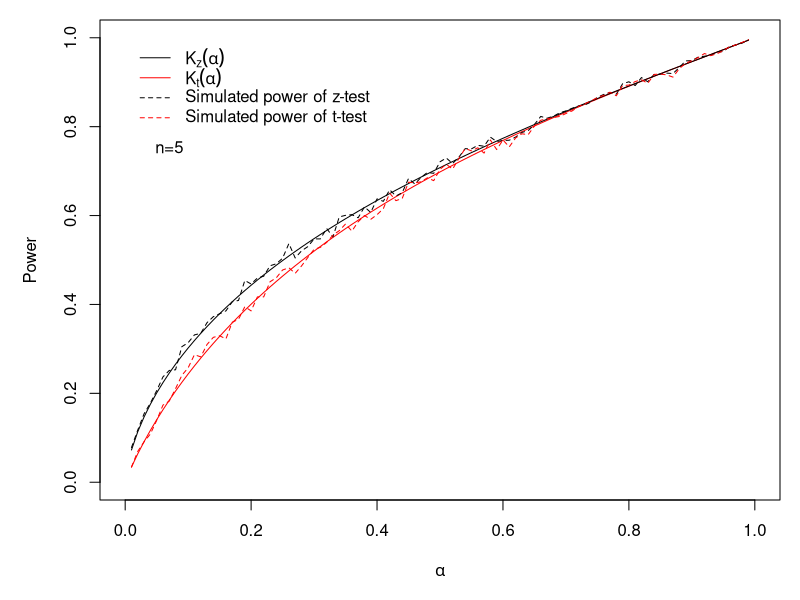

Write R code to recreate this figure.

#===================================================
pdf(file="ROC-simulation.pdf", width=7.5, height=7.5)
par(mfrow=c(1,1), mar=c(5, 5, 1, 1), omi=c(0,0,0,0) )
#---------------------------------------------------

# Power function :  Assuming sigma=known
Kz = function(mu, alpha, mu0, sigma, n) {
    z.cut = qnorm(1-alpha/2)
    tmp = (mu-mu0)/(sigma/sqrt(n))
    pnorm(z.cut + tmp, lower.tail=FALSE) + pnorm(-z.cut + tmp)
}

# Power function :  Assuming sigma = unknown
Kt = function(mu, alpha, mu0, sigma, n) {
    t.cut = qt(1-alpha/2,df=n-1)
    ncp = (mu-mu0)/(sigma/sqrt(n))
    pt(t.cut,df=n-1,ncp=ncp, lower.tail=FALSE) + pt(-t.cut,df=n-1,ncp=ncp)
}


#===================================================
# Plot: Comparing ROC of z-test and t-test 
# --------------------------------------------------

mu0 = 0.5; mu1 = 1; sigma=1; n = 5
ALPHA=seq(0.01,0.99, by=0.01)

# Theoretical curves
powerz = Kz(mu1, alpha=ALPHA, mu0=mu0, sigma=sigma, n=n)
powert = Kt(mu1, alpha=ALPHA, mu0=mu0, sigma=sigma, n=n)
 
 plot(ALPHA, powert, xlim=c(0,1),  ylim=c(0,1), type="l", col="red",
      xlab=expression(alpha), ylab="Power", lty=1)
lines(ALPHA, powerz,  col="black", lty=1)

# Simulation approaches
iter = 2000
nALPHA = length(ALPHA)
sim.powerz <- sim.powert <- numeric(nALPHA)

for ( j in 1:nALPHA ) {
    z.cut = qnorm(1-ALPHA[j]/2)
    t.cut = qt(1-ALPHA[j]/2, df=n-1)
    for ( i in 1:iter ) {
        x = rnorm(n, mean=mu1, sd=sigma)
   
        # sigma is known.
        test.stat =  abs((mean(x)-mu0)/(sigma/sqrt(n)))
        if (test.stat>z.cut) sim.powerz[j] = sim.powerz[j] + 1/iter

        # sigma is UNKNOWN
        test.stat =  abs((mean(x)-mu0)/(sd(x)/sqrt(n)))
        if (test.stat>t.cut) sim.powert[j] = sim.powert[j] + 1/iter
    }
}

lines(ALPHA, sim.powerz, lty=2, lwd=1.0, col="black")
lines(ALPHA, sim.powert, lty=2, lwd=1.0, col="red")


# Legends
legend (0, 1.0, 
        legend=c(expression(K[z](alpha)), expression(K[t](alpha)), "Simulated power of z-test", "Simulated power of t-test" ),
        horiz=FALSE, bty="n", lty=c(1,1,2,2), col=c("black", "red", "black", "red") )
legend (0, 0.8, legend=c("n=5"), bty="n")

